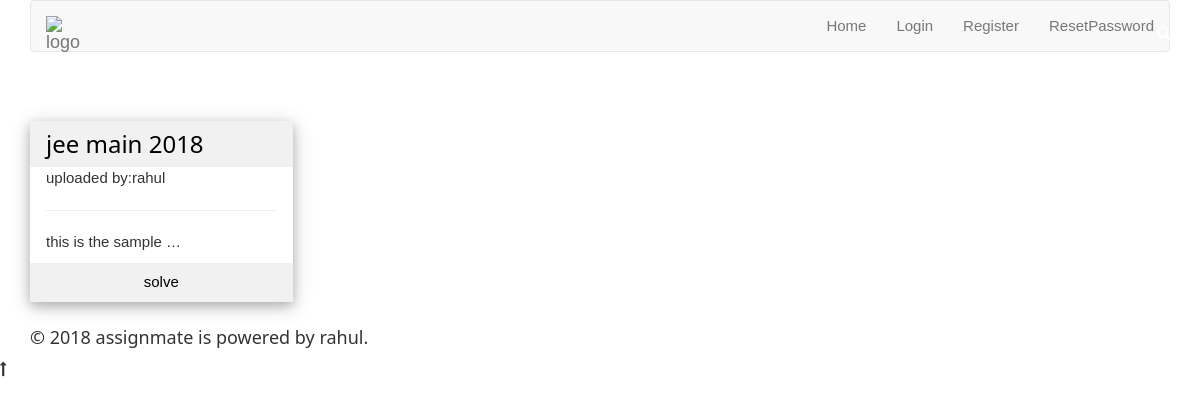
The app's page /index_jee_main, older data.
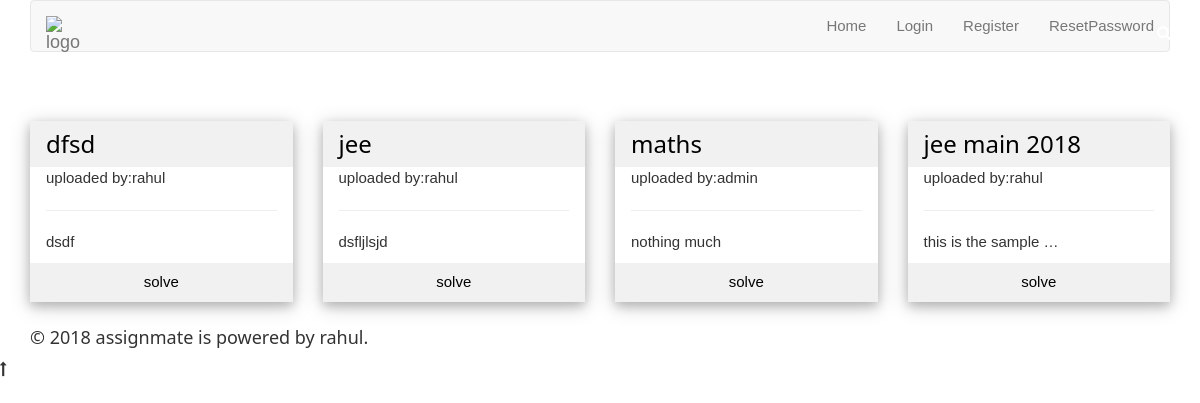
The same page, newer data.
### assignment/models.py (models this page shows, shortened)
class Assignment(models.Model):
    user = models.ForeignKey(User, on_delete=models.CASCADE)
    title=models.CharField(max_length=30,default='assignment')
    discription=models.CharField(max_length=500)
    category=models.CharField(max_length=30,blank=True)
    created = models.DateTimeField(auto_now=True)
    objects = AssignmentManager()
    class Meta:
        ordering = ["-created"]
    def __str__(self):
        return self.title

### assignment/views.py (the view)
# urls.py: path('index_jee_main',index_jee_main,name='index_jee_main'),
def index_jee_main(request):
    heading='Jee-Main'
    list = Assignment.objects.jee_main().order_by('-created')
    return render(request, 'assignment/index_exam.html', {'heading':heading,'list': list})

### assignment/models.py (called while the page is built)
    def jee_main(self):
        return self.filter(category='jee_main')

    def get_queryset(self):
        return AssignmentQuerySet(self.model,using=self._db)

    def jee_main(self):
        return self.get_queryset().jee_main()

### assignment/templates/assignment/index_exam.html (shortened to what this page needs)
{% extends 'accounts/base.html'%}
{% block body %}
<br>
<div class="container">
    <div class="row">
        {% for assignment in list %}
        <div class="col-lg-3 col-md-3 col-sm-6 col-xs-12 w3-section">
            <div class="w3-card-4 ">
            <header class="w3-container w3-light-grey">
              <a href="{% url 'assignment:assignment' assignment.id %}"><h3>{{ assignment|truncatechars_html:15 }}</h3></a>
            </header>
            <div class="w3-container">
              <p>uploaded by:{{assignment.user}}</p>
              <hr>
              <a href="javascript:void(0);" data-toggle="tooltip" data-placement="top" title="{{assignment.discription}}"><p>{{assignment.discription|truncatechars_html:20}}</p></a>
            </div>
            <a href="{% url 'assignment:assignment' assignment.id %}"><button class="w3-button w3-block w3-light-grey"> solve</button></a>
            </div>
        </div>
        {% endfor %}
    </div>
</div>
{% endblock %}

Row changes from the older to the newer data that the page shows:
added Assignment: title "dfsd", user "rahul", discription "dsdf"
added Assignment: title "jee", user "rahul", discription "dsfljlsjd"
added Assignment: title "maths", user "admin", discription "nothing much"
